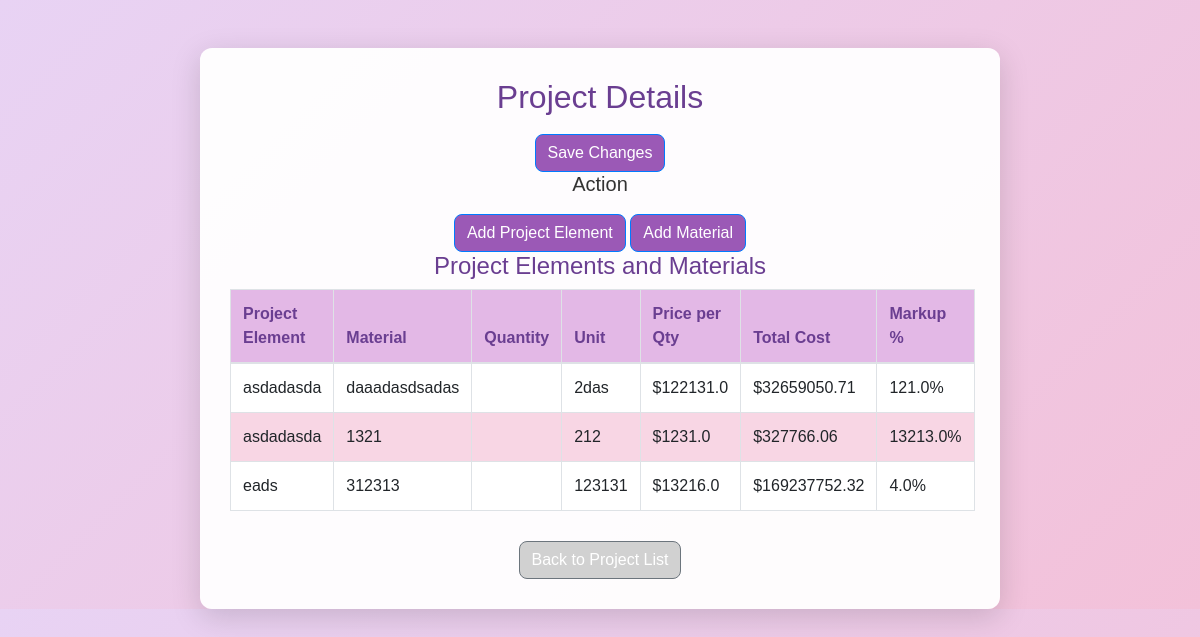
/edit_project/1/ (signed in), run on the app's committed database.
### quotations/models.py (models this page shows, shortened)
class ProjectElement(models.Model):
    project = models.ForeignKey(
        Project, on_delete=models.CASCADE, related_name="elements"
    )
    name = models.CharField(max_length=100)
    created_at = models.DateTimeField(auto_now_add=True)
    updated_at = models.DateTimeField(auto_now=True)

class Material(models.Model):
    element = models.ForeignKey(
        ProjectElement, related_name="materials", on_delete=models.CASCADE
    )
    name = models.CharField(max_length=255)
    qty = models.FloatField()
    unit = models.CharField(max_length=50)
    price_per_qty = models.FloatField()
    markup_percentage = models.FloatField()
    @property
    def total_cost(self):
        return self.qty * self.price_per_qty * (1 + self.markup_percentage / 100)

### quotations/views.py (the view)
# urls.py: path("edit_project/<int:project_id>/", views.update_project, name="edit_project"),
@login_required
def update_project(request, project_id):
    project = get_object_or_404(Project, id=project_id)
    if request.method == "POST":
        project.name = request.POST.get("name", project.name)
        project.status = request.POST.get("status", project.status)
        project.save()
        return redirect("project_list")
    project_elements = ProjectElement.objects.filter(project=project)
    materials = Material.objects.filter(element__project=project)
    return render(
        request,
        "update_project.html",
        {
            "project": project,
            "project_elements": project_elements,
            "materials": materials,
        },
    )

### templates/update_project.html (shortened to what this page needs)
{% load static %}
<!DOCTYPE html>
<html lang="en">
<head>
    <link rel="stylesheet" href="https://stackpath.bootstrapcdn.com/bootstrap/4.5.2/css/bootstrap.min.css">
</head>
<body>
    <div class="container mt-5">
        <div class="project-container">
            <h2>Project Details</h2>
            {% if user.is_superuser %}
                <form method="post">
                    <div class="text-center">
                        <button type="submit" class="btn btn-primary">Save Changes</button>
                    </div>
                </form>
            {% endif %}
            {% if user.is_superuser %}
                <h5 class="text-center">Action</h5>
                <div class="text-center">
                    <a href="{% url 'add_project_element' project.id %}" class="btn btn-primary">Add Project Element</a>
                    <a href="{% url 'add_project_material' project.id %}" class="btn btn-primary">Add Material</a>
                </div>
            {% endif %}
            <h4>Project Elements and Materials</h4>
            <table class="table table-bordered material-table">
                <thead>
                    <tr>
                        <th>Project Element</th>
                        <th>Material</th>
                        <th>Quantity</th>
                        <th>Unit</th>
                        <th>Price per Qty</th>
                        <th>Total Cost</th>
                        <th>Markup %</th>
                    </tr>
                </thead>
                <tbody>
                    {% for element in project.elements.all %}
                        {% for material in element.materials.all %}
                            <tr>
                                <td>{{ element.name }}</td>
                                <td>{{ material.name }}</td>
                                <td>{{ material.quantity }}</td>
                                <td>{{ material.unit }}</td>
                                <td>${{ material.price_per_qty }}</td>
                                <td>${{ material.total_cost }}</td>
                                <td>{{ material.markup_percentage }}%</td>
                            </tr>
                        {% endfor %}
                    {% endfor %}
                </tbody>
            </table>
            <div class="text-center">
                <a href="{% url 'project_list' %}" class="btn btn-secondary">Back to Project List</a>
            </div>
        </div>
    </div>
</body>
</html>

### templates/update_project.html (style rules this page uses)
body { background: linear-gradient(135deg, #e8d3f4, #f3c1d9); font-family: Arial, sans-serif; color: #333; overflow: hidden; }
.project-container { max-width: 800px; margin: auto; padding: 30px; background-color: rgba(255, 255, 255, 0.95); border-radius: 12px; box-shadow: 0 8px 30px rgba(0, 0, 0, 0.15); }
h2, h4 { text-align: center; color: #6a3e91; }
.material-table { width: 100%; margin-bottom: 20px; }
.material-table th, .material-table td { text-align: left; }
.btn { margin-top: 10px; border-radius: 8px; }
.btn-primary { background-color: #9b59b6; }
.btn-secondary { background-color: #d1d1d1; }
.material-table th { background-color: #e3b8e6; color: #6a3e91; }
.material-table tr:nth-child(even) { background-color: #f8d6e4; }
.material-table tr:nth-child(odd) { background-color: #ffffff; }

### data on the page
ProjectElement: name "asdadasda"
Material: name "daaadasdsadas", unit "2das", price_per_qty "122131.0", total_cost "32659050.71", markup_percentage "121.0"
Material: name "1321", unit "212", price_per_qty "1231.0", total_cost "327766.06", markup_percentage "13213.0"
ProjectElement: name "eads"
Material: name "312313", unit "123131", price_per_qty "13216.0", total_cost "169237752.32", markup_percentage "4.0"
